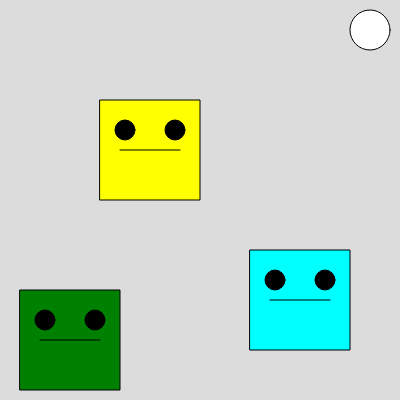
Frame 1 (no input)
Frame 60 (no input): identical to frame 1, image omitted
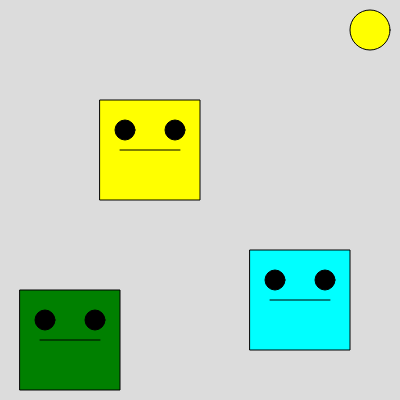
Frame 120 (the mouse pressed at the canvas centre since frame 60)

The p5.js sketch that drew these frames (run headless with seeded random() and noise() and a simulated clock; from frame 60 on, the mouse is pressed at the canvas centre):

// p5.js sketch
// ── sketch.js
let face;
let face2;
let selectedColor;
let faces;

function setup() {
  createCanvas(400, 400);
  selectedColor = color('white');

  faces = [new Face(100, 100, color('yellow')), 
           new Face(250, 250, color('cyan')), 
           new Face(20, 290, color('green'))];
}

function draw() {
  background(220);
  
  for(let i = 0; i < faces.length; i++){
    faces[i].draw();
  }

  fill(selectedColor);
  circle(width - 30, 30, 40);
}

function mousePressed() {
  let isInFace = false;
  for(let i = 0; i < faces.length; i++) {
    if(faces[i].contains(mouseX, mouseY)){
      selectedColor = faces[i].fill;
      isInFace = true;
    }
  }
  
  if(!isInFace){
    selectedColor = color('white');
  }

  // if(face.contains(mouseX, mouseY)){
  //   selectedColor = face.fill;
  // } else if (face2.contains(mouseX, mouseY)){
  //   selectedColor = face2.fill;
  // } else{
  //   selectedColor = color('white');
  // }
  console.log('selected color is: ' + selectedColor);
}

class Face {
  constructor(x, y, fill){
    this.x = x;
    this.y = y;
    this.fill = fill;
  }

  draw() {
    fill(this.fill);
    square(this.x, this.y, 100);
    fill(0);
    circle(this.x+25, this.y+30, 20);
    circle(this.x+75, this.y+30, 20);
    stroke(0);
    line(this.x+20, this.y+50, this.x+80, this.y+50);
  }

  contains(x,y){
    let insideX = x >= this.x && x <= this.x + 100;
    let insideY = y >= this.y && y <= this.y + 100;
    return insideX && insideY;
  }
}
